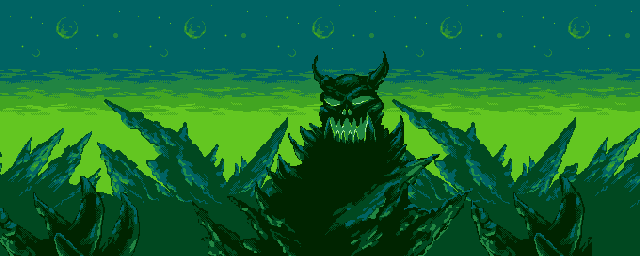

A level layout from a 2D game, rendered from its tile map. Below: a short description, then the map file with its tile-grid data intact:
An orthogonal 40x16 tile map with 16x16 px tiles, 3 tile layers (Background, Middle, Near), 3 tilesets.

<map version="1.5" tiledversion="1.6.0" orientation="orthogonal" renderorder="right-down" width="40" height="16" tilewidth="16" tileheight="16" infinite="0" nextlayerid="4" nextobjectid="1">
 <tileset firstgid="1" source="JKnear.tsx" />
 <tileset firstgid="365" source="JKBACK.tsx" />
 <tileset firstgid="469" source="JKMIDDLE.tsx" />
 <layer id="1" name="Background" width="40" height="16">
  <data encoding="csv">
365,366,367,368,369,370,371,372,365,366,367,368,369,370,371,372,365,366,367,368,369,370,371,372,365,366,367,368,369,370,371,372,365,366,367,368,369,370,371,372,
373,374,375,376,377,378,379,380,373,374,375,376,377,378,379,380,373,374,375,376,377,378,379,380,373,374,375,376,377,378,379,380,373,374,375,376,377,378,379,380,
381,382,383,384,385,386,387,388,381,382,383,384,385,386,387,388,381,382,383,384,385,386,387,388,381,382,383,384,385,386,387,388,381,382,383,384,385,386,387,388,
389,390,391,392,393,394,395,396,389,390,391,392,393,394,395,396,389,390,391,392,393,394,395,396,389,390,391,392,393,394,395,396,389,390,391,392,393,394,395,396,
397,398,399,400,401,402,403,404,397,398,399,400,401,402,403,404,397,398,399,400,401,402,403,404,397,398,399,400,401,402,403,404,397,398,399,400,401,402,403,404,
405,406,407,408,409,410,411,412,405,406,407,408,409,410,411,412,405,406,407,408,409,410,411,412,405,406,407,408,409,410,411,412,405,406,407,408,409,410,411,412,
413,414,415,416,417,418,419,420,413,414,415,416,417,418,419,420,413,414,415,416,417,418,419,420,413,414,415,416,417,418,419,420,413,414,415,416,417,418,419,420,
421,422,423,424,425,426,427,428,421,422,423,424,425,426,427,428,421,422,423,424,425,426,427,428,421,422,423,424,425,426,427,428,421,422,423,424,425,426,427,428,
429,430,431,432,433,434,435,436,429,430,431,432,433,434,435,436,429,430,431,432,433,434,435,436,429,430,431,432,433,434,435,436,429,430,431,432,433,434,435,436,
437,438,439,440,441,442,443,444,437,438,439,440,441,442,443,444,437,438,447,440,441,442,443,444,437,438,439,440,441,442,443,444,437,438,439,440,441,442,443,444,
445,446,447,448,449,450,451,452,445,446,447,448,449,450,451,452,445,446,447,448,449,450,451,452,445,446,447,448,449,450,451,452,445,446,447,448,449,450,451,452,
453,454,455,456,457,458,459,460,453,454,455,456,457,458,459,460,453,454,455,456,457,458,459,460,453,454,455,456,457,458,459,460,453,454,455,456,457,458,459,460,
461,462,463,464,465,466,467,468,461,462,463,464,465,466,467,468,461,462,463,464,465,466,467,468,461,462,463,464,465,466,467,468,461,462,463,464,465,466,467,468,
445,446,447,448,449,450,451,452,445,446,447,448,449,450,451,452,445,446,447,448,449,450,451,452,445,446,447,448,449,450,451,452,445,446,447,448,449,450,451,452,
453,454,455,456,457,458,459,460,453,454,455,456,457,458,459,460,453,454,455,456,457,458,459,460,453,454,455,456,457,458,459,460,453,454,455,456,457,458,459,460,
461,462,463,464,465,466,467,468,461,462,463,464,465,466,467,468,461,462,463,464,465,466,467,468,461,462,463,464,465,466,467,468,461,462,463,464,465,466,467,468
</data>
 </layer>
 <layer id="2" name="Middle" width="40" height="16">
  <data encoding="csv">
0,0,0,0,0,0,0,0,0,0,0,0,0,0,0,0,0,0,0,0,0,0,0,0,0,0,0,0,0,0,0,0,0,0,0,0,0,0,0,0,
0,0,0,0,0,0,0,0,0,0,0,0,0,0,0,0,0,0,0,0,0,0,0,0,0,0,0,0,0,0,0,0,0,0,0,0,0,0,0,0,
0,0,0,0,0,0,0,0,0,0,0,0,0,0,0,0,0,0,0,0,0,0,0,0,0,0,0,0,0,0,0,0,0,0,0,0,0,0,0,0,
469,470,471,472,473,474,475,476,477,478,479,480,481,482,483,484,485,486,469,470,471,472,473,474,475,476,477,478,479,480,481,482,483,484,485,486,469,470,471,472,
487,488,489,490,491,492,493,494,495,496,497,498,499,500,501,502,503,504,487,488,489,490,491,492,493,494,495,496,497,498,499,500,501,502,503,504,487,488,489,490,
505,506,507,508,509,510,511,512,513,514,515,516,517,518,519,520,521,522,505,506,507,508,509,510,511,512,513,514,515,516,517,518,519,520,521,522,505,506,507,508,
523,524,525,526,527,528,529,530,531,532,533,534,535,536,537,538,539,540,523,524,525,526,527,528,529,530,531,532,533,534,535,536,537,538,539,540,523,524,525,526,
541,542,543,544,545,546,547,548,549,550,551,552,553,554,555,556,557,558,541,542,543,544,545,546,547,548,549,550,551,552,553,554,555,556,557,558,541,542,543,544,
559,560,561,562,563,564,565,566,567,568,569,570,571,572,573,574,575,576,559,560,561,562,563,564,565,566,567,568,569,570,571,572,573,574,575,576,559,560,561,562,
577,578,579,580,581,582,583,584,585,586,587,588,589,590,591,592,593,594,447,578,579,580,581,582,583,584,585,586,587,588,589,590,591,592,593,594,447,578,579,580,
595,596,597,598,599,600,601,602,603,604,605,606,607,608,609,610,611,612,595,596,597,598,599,600,601,602,603,604,605,606,607,608,609,610,611,612,595,596,597,598,
613,614,615,616,617,618,619,620,621,622,623,624,625,626,627,628,629,630,613,614,615,616,617,618,619,620,621,622,623,624,625,626,627,628,629,630,613,614,615,616,
631,632,633,634,635,636,637,638,639,640,641,642,643,644,645,646,647,648,631,632,633,634,635,636,637,638,639,640,641,642,643,644,645,646,647,648,631,632,633,634,
649,650,651,652,653,654,655,656,657,658,659,660,661,662,663,664,665,666,649,650,651,652,653,654,655,656,657,658,659,660,661,662,663,664,665,666,649,650,651,652,
667,668,669,670,671,672,673,674,675,676,677,678,679,680,681,682,683,684,667,668,669,670,671,672,673,674,675,676,677,678,679,680,681,682,683,684,667,668,669,670,
685,686,687,688,689,690,691,692,693,694,695,696,697,698,699,700,701,702,685,686,687,688,689,690,691,692,693,694,695,696,697,698,699,700,701,702,685,686,687,688
</data>
 </layer>
 <layer id="3" name="Near" width="40" height="16">
  <data encoding="csv">
0,0,0,0,0,0,0,0,0,0,0,0,0,0,0,0,0,0,0,0,0,0,0,0,0,0,0,0,0,0,0,0,0,0,0,0,0,0,0,0,
0,0,0,0,0,0,0,0,0,0,0,0,0,0,0,0,0,0,0,0,0,0,0,0,0,0,0,0,0,0,0,0,0,0,0,0,0,0,0,0,
0,0,0,0,0,0,0,0,0,0,0,0,0,0,0,0,0,0,0,0,0,0,0,0,0,0,0,0,0,0,0,0,0,0,0,0,0,0,0,0,
19,20,21,22,23,24,25,26,27,28,0,0,1,2,3,4,5,6,7,8,9,10,11,12,13,14,15,16,17,18,19,20,21,22,23,24,25,0,0,0,
47,48,49,50,51,52,53,54,55,56,0,0,29,30,31,32,33,34,35,36,37,38,39,40,41,42,43,44,45,46,47,48,49,50,51,52,53,0,0,0,
75,76,77,78,79,80,81,82,83,84,0,0,57,58,59,60,61,62,63,64,65,66,67,68,69,70,71,72,73,74,75,76,77,78,79,80,81,0,0,0,
103,104,105,106,107,108,109,110,111,112,0,0,85,86,87,88,89,90,91,92,93,94,95,96,97,98,99,100,101,102,103,104,105,106,107,108,109,0,0,0,
131,132,133,134,135,136,137,138,139,140,0,0,113,114,115,116,117,118,119,120,121,122,123,124,125,126,127,128,129,130,131,132,133,134,135,136,137,0,0,0,
159,160,161,162,163,164,165,166,167,168,0,0,141,142,143,144,145,146,147,148,149,150,151,152,153,154,155,156,157,158,159,160,161,162,163,164,165,0,0,0,
187,188,189,190,191,192,193,194,195,196,0,0,169,170,171,172,173,174,175,176,177,178,179,180,181,182,183,184,185,186,187,188,189,190,191,192,193,0,0,0,
215,216,217,218,219,220,221,222,223,224,0,0,197,198,199,200,201,202,203,204,205,206,207,208,209,210,211,212,213,214,215,216,217,218,219,220,221,0,0,0,
243,244,245,246,247,248,249,250,251,252,0,0,225,226,227,228,229,230,231,232,233,234,235,236,237,238,239,240,241,242,243,244,245,246,247,248,249,0,0,0,
271,272,273,274,275,276,277,278,279,280,0,0,253,254,255,256,257,258,259,260,261,262,263,264,265,266,267,268,269,270,271,272,273,274,275,276,277,0,0,0,
299,300,301,302,303,304,305,306,307,308,0,0,281,282,283,284,285,286,287,288,289,290,291,292,293,294,295,296,297,298,299,300,301,302,303,304,305,0,0,0,
327,328,329,330,331,332,333,334,335,336,0,0,309,310,311,312,313,314,315,316,317,318,319,320,321,322,323,324,325,326,327,328,329,330,331,332,333,0,0,0,
355,356,357,358,359,360,361,362,363,364,0,0,337,338,339,340,341,342,343,344,345,346,347,348,349,350,351,352,353,354,355,356,357,358,359,360,361,0,0,0
</data>
 </layer>
</map>
